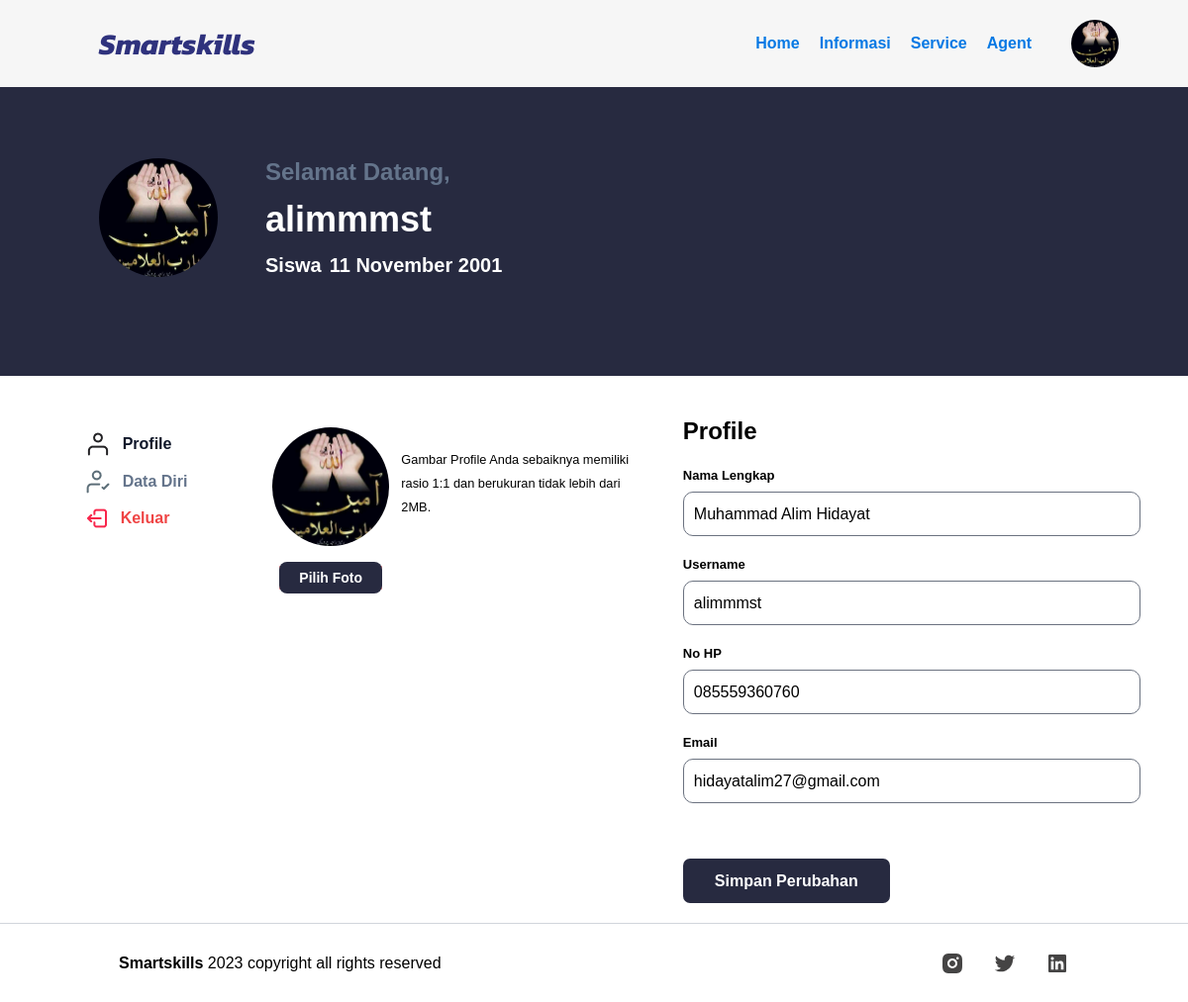
Screenshot of /profileSis.php (signed in) with the database file from the repository.
### tables this page shows
CREATE TABLE `siswa` (
  `id_siswa` int(11) NOT NULL,
  `username` varchar(50) NOT NULL,
  `email` varchar(50) NOT NULL,
  `password` varchar(255) NOT NULL,
  `instansi` varchar(100) NOT NULL,
  `no_hp` char(13) NOT NULL,
  `nama_siswa` varchar(100) NOT NULL,
  `tanggal_lahir` date NOT NULL,
  `kota` varchar(100) NOT NULL,
  `tempat_lahir` varchar(100) NOT NULL,
  `jk` varchar(100) NOT NULL,
  `foto` varchar(255) NOT NULL DEFAULT 'default.jpg'
);

### functions/function/selectData.php (called while the page is built)
<?php
require __DIR__ . "/../../functions/koneksi.php";
function query($query){
    global $conn;
    $query = "$query";
    $result = mysqli_query($conn, $query);
    $rows = [];
    while($row = mysqli_fetch_assoc($result)){
        $rows[] = $row;
    }
    return $rows;
}
?>

### profileSis.php (the view, shortened to what this page needs)
<?php
require 'functions/authUsr/authSis.php';
require 'functions/function/selectData.php';
$id_siswa = $_SESSION["id_siswa"];
$siswa = query("SELECT * FROM siswa WHERE id_siswa = '$id_siswa'")[0];
?>
<!DOCTYPE html>
<html lang="en">
<head>
    <link rel="stylesheet" href="style/profileSis.css">
    <link rel="stylesheet" href="style/includes/navbar.css">
    <link rel="stylesheet" href="style/includes/footer.css">
    <script src="https://cdn.tailwindcss.com?plugins=forms,typography,aspect-ratio,line-clamp,container-queries">
    </script>
</head>
<body><?php
include_once 'includes/navbar.php';
    ?>
    <main class="mb-5">
        <div class="content">
            <div class="jumbutron">
                <div class="gambar-prof">
                    <img src="assets/fotoUploads/<?= $siswa['foto'] ?>" alt="">
                </div>
                <div class="wrap-1 flex flex-col gap-3">
                    <div class="sapa">
                        <p class="text-2xl font-semibold text-slate-500">Selamat Datang,</p>
                    </div>
                    <div class="nama-user">
                        <h3 class="text-4xl font-semibold"><?= $siswa['username'] ?></h3>
                    </div>
                    <div class="wrap-2">
                        <div class="status-prof">
                            <p class="text-xl font-semibold">Siswa</p>
                        </div>
                        <div class="asal">
                            <p class="text-xl font-semibold">
                                <?= $formatted_date = date('d F Y', strtotime($siswa['tanggal_lahir'])) ?></p>
                        </div>
                    </div>
                </div>
            </div>
        </div>
        <form action="" method="post" enctype="multipart/form-data">
            <div class="content mt-8 flex">
                <div class="basis-1/4 flex flex-col gap-3 py-4 items-center font-semibold text-slate-500 "
                    id="pilihan-profil">
                    <div class="flex flex-col gap-3">
                        <div class="mt-2">
                            <a href="profileSis.php" class="flex items-center gap-3">
                                <img src="assets/icon/profil.png" alt="">
                                <p class="text-slate-900">Profile</p>
                            </a>
                        </div>
                        <div class="">
                            <a href="profileSisData.php" class="flex items-center gap-3">
                                <img src="assets/icon/profileCheck.png" alt="">
                                <p class="">Data Diri</p>
                            </a>
                        </div>
                        <div class="text-red-500">
                            <a href="functions/function/logoutSis.php" class="flex items-center gap-3">
                                <img src="assets/icon/logout.png" alt="">
                                <p>Keluar</p>
                            </a>
                        </div>
                    </div>
                </div>
                <div class="basis-1/3 flex justify-around gap-3 py-5" id="gambar-profil">
                    <div class="basis-1/3 flex flex-col items-center gap-3 ">
                        <div class="gambar-prof">
                            <img src="assets/fotoUploads/<?= $siswa['foto'] ?>" alt="" id="gam_settings">
                        </div>
                        <div class="pilihfoto-button mt-2 bg-red-300">
                            <label for="avatar"
                                class=" text-white font-semibold text-sm rounded-lg px-5 py-2 cursor-pointer">Pilih
                                Foto</label>
                        </div>
                    </div>
                    <div class="basis-2/3 pt-5">
                        <p><small>Gambar Profile Anda sebaiknya memiliki rasio 1:1 dan berukuran tidak lebih dari
                                2MB.</small></p>
                    </div>
                </div>
                <div class="basis-1/2 flex flex-col px-12" id="identitas-profil">
                    <p class="text-2xl font-semibold pt-2 pb-4">Profile</p>
                    <div class="inputan">
                        <div class="inputer1">
                            <label for="nama">Nama Lengkap</label><br>
                            <input type="text" placeholder="Nama Lengkap" name="nama_siswa"
                                value="<?= $siswa['nama_siswa'] ?>" required>
                        </div>
                        <div class="inputer2">
                            <label for="username">Username</label> <br>
                            <input type="text" placeholder="Username" name="username" value="<?= $siswa['username'] ?>"
                                required>
                        </div>
                        <div class="inputer3">
                            <div class="nohp">
                                <label for="nohp">No HP</label> <br>
                                <input type="text" name="nohp" placeholder="Masukan No Hp" name="nohp"
                                    value="<?= $siswa['no_hp'] ?>" required>
                            </div>
                        </div>
                        <div class="inputer4">
                            <div class="email">
                                <label for="email">Email</label> <br>
                                <input type="text" name="email" placeholder="Masukan Email " name="email"
                                    value="<?= $siswa['email'] ?>" required>
                            </div>
                        </div>
                        <div class="kiri-bawah">
                            <div class="tombol">
                                <button type="submit" name="submit" class="text-white font-bold px-8" style="background-color: #272a40;">Simpan
                                    Perubahan</button>
                            </div>
                        </div>
                    </div>
                </div>
            </div>
        </form>
    </main>
    <?php
    include_once 'includes/footer.php';
    ?>
</body>
</html>

### includes/navbar.php (shortened to what this page needs)
<header class="header-navbar">
    <a href="" class="logo-navbar">Smartskills</a>
    <nav class="navbar">
        <a href="">Home</a>
        <a href="#Informasi">Informasi</a>
        <a href="#Service">Service</a>
        <a href="#Agent">Agent</a>
        <?php if (isset($id_siswa)): ?>
                <img class="ms-5" src="assets/fotoUploads/<?=$siswa['foto']?>" alt="" style="width: 48px; height: 48px; border-radius: 100%; object-fit: cover;">
                <?php else: ?>
            <button><a class="tombol-navbar" href="loginSis.php"
                    style="color: #f9f9f9;">Join Us</a></button>
        <?php endif; ?>
    </nav>
</header>

### style/profileSis.css (style rules this page uses)
.jumbutron { display: flex; align-items: center; background-color: #272a40; color: white; gap: 3rem; padding-left: 100px; min-height: 380px; padding-top: 60px; }
.gambar-prof img { height: 120px; width: 120px; object-fit: cover; object-position: center; border-radius: 100% }
.wrap-2 { display: flex; gap: 0.5rem; }
.inputan { display: flex; flex-direction: column; gap: 1rem; width: 100%; }
.inputer1 input, .inputer2 input, .inputer3 input, .inputer4 input, .tanggal-lahir input { height: 45px; width: 100%; border-radius: 10px; padding-left: 10px; margin-top: 5px; }
.inputer1 label, .inputer2 label, .inputer3 label, .inputer4 label, .tanggal-lahir label, .jenis-kelamin label { font-size: small; font-weight: bold; }
.pilihfoto-button label { background-color: #272a40; }
.kiri-bawah button { margin-top: 40px; height: 45px; border-radius: 7px; }
button { font-size: medium; font-weight: bold; color: azure; }

### style/includes/navbar.css (style rules this page uses)
* { font-family: 'Poppins', sans-serif; }
.header-navbar { position: fixed; top: 0; left: 0; width: 100%; padding: 20px; padding-left: 100px; background-color: #f6f6f6 ; display: flex; justify-content: space-between; align-items: center; z-index: 200; }
.navbar { margin-right: 50px; display: flex; align-items: center; }
.navbar a { position: relative; margin-right: 20px; text-decoration: none; font-weight: 550; color:#0779E4; }
.navbar ::before { content: ''; position: absolute; top: 100%; left: 0; width: 0; height: 3px; background:#0779E4 ; transition: .3s; }
.logo-navbar { text-decoration: none; font-weight: bold; font-style: italic; font-size: 30px; color: #2F327D; font-family: 'Kanit', sans-serif; }

### rows the page displays
siswa: foto (picture), username "alimmmst", tanggal_lahir "11 November 2001", nama_siswa "Muhammad Alim Hidayat", nohp "085559360760", email "hidayatalim27@gmail.com"
